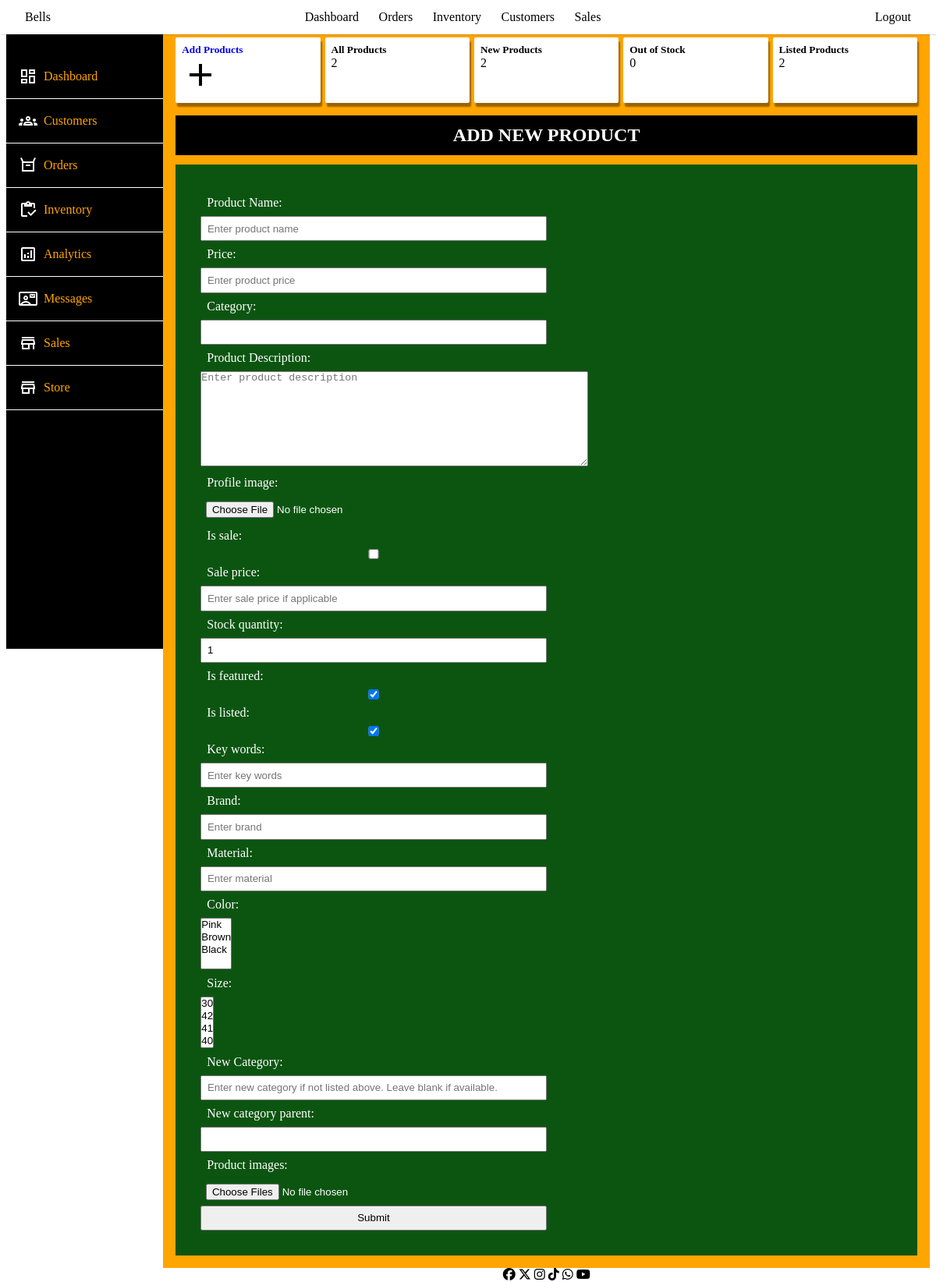
Before: /add_product with the older database file.
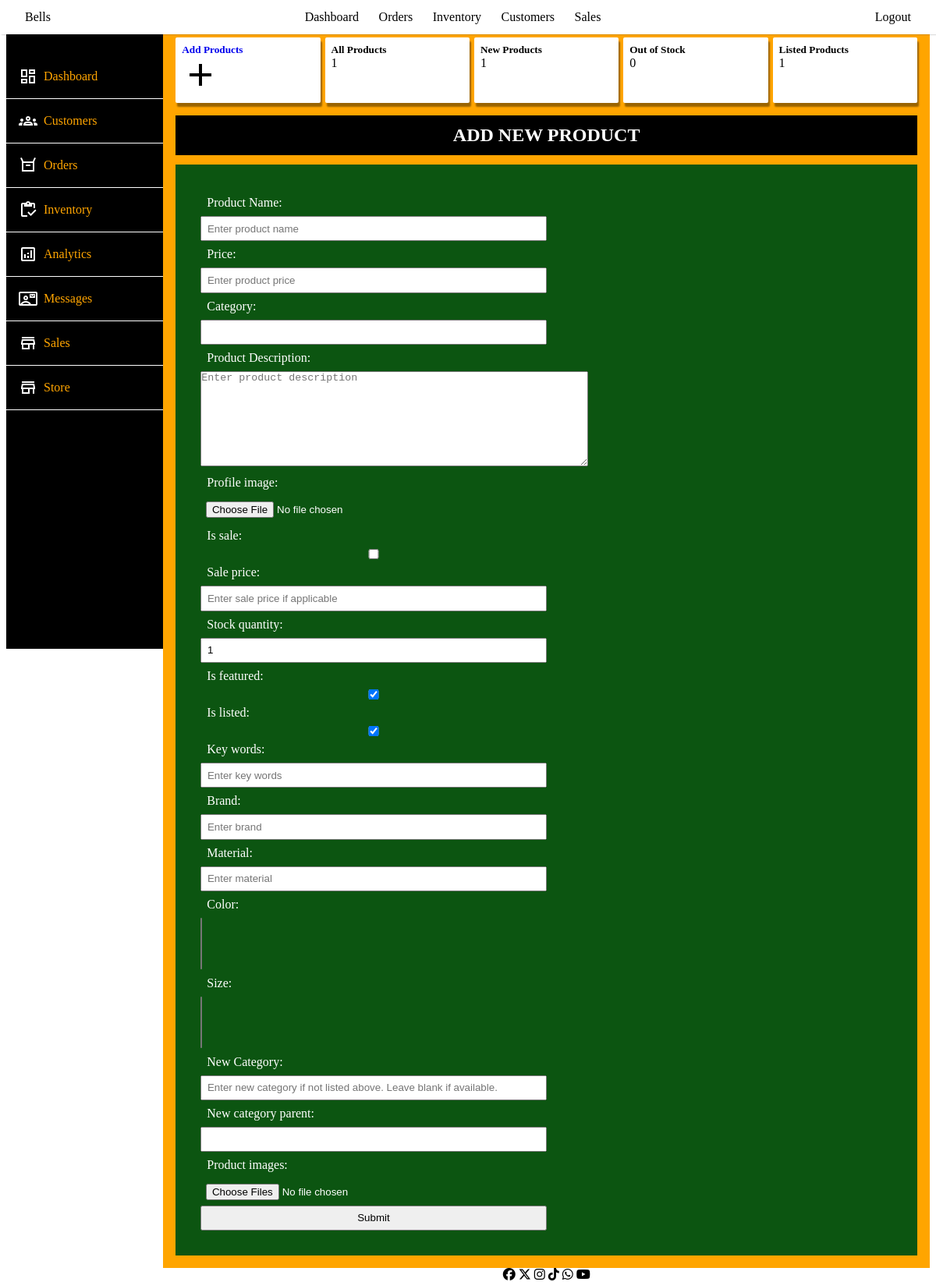
After: the same page with the newer database file.
### store/models.py (models this page shows)
class Color(models.Model):
    color = models.CharField(max_length=100, unique=True, blank=True, null=True)
    def __str__(self):
        return self.color

class Size(models.Model):
    size = models.CharField(max_length=255, unique=True, blank=True, null=True)
    def __str__(self):
        return self.size

### admin_portal/views.py (the view)
# urls.py: path('add_product', views.add_product, name='add_product'),
def add_product(request):
    products = Product.objects.all()
    products_count = products.count()
    now = timezone.now()
    new_products_count = products.filter(created_at__gte=now - datetime.timedelta(days=30)).count()
    out_of_stock_count = products.filter(stock_quantity__lte=0).count()
    is_listed_count = products.filter(is_listed=True).count()
    if request.method == 'POST':
        product_form = ProductModelForm(request.POST, request.FILES)
        product_image_form = ProductImageForm(request.POST, request.FILES)
        category_form = CategoryForm(request.POST)
        if product_form.is_valid() and product_image_form.is_valid():
            product = product_form.save()
            images = product_image_form.cleaned_data['product_images']
            for image in images:
                ProductImage.objects.create(product=product, product_images=image)
            messages.success(request, 'Product and images saved successfully!')
            return redirect('add_product')
        else:
            messages.error(request, 'Please correct the errors below.')
    else:
        product_form = ProductModelForm()
        product_image_form = ProductImageForm()
        category_form = CategoryForm()
    context = {
        'product_form': product_form,
        'product_image_form': product_image_form,
        'category_form': category_form,
        'products': products,
        'products_count': products_count,
        'new_products_count': new_products_count,
        'out_of_stock_count': out_of_stock_count,
        'is_listed_count': is_listed_count,
    }
    return render(request, 'admin_portal/add_product.html', context)

### admin_portal/forms.py (shortened to what this page needs)
class ProductImageForm(forms.Form):
    product_images = MultipleFileField()

### cart/context_processors.py (called while the page is built)
def cart(request):
    return {'cart': Cart(request)}

### admin_portal/templates/admin_portal/add_product.html (shortened to what this page needs)
{% extends 'admin_portal/base.html' %}
{% block content %}
<div class="container">
    <div class="side-bar">
        <div class="menu-item"> <a href="{% url 'admin_portal' %}"> Dashboard</a></div>
        <div class="menu-item"> <a href="#"> Customers</a></div>
        <div class="menu-item"> <a href="#"> Orders</a></div>
        <div class="menu-item"> <a href="#"> Inventory</a></div>
        <div class="menu-item"> <a href="#"> Analytics</a></div>
        <div class="menu-item"> <a href="#"> Messages</a></div>
        <div class="menu-item"><svg xmlns="http://www.w3.org/2000/svg" height="24" viewBox="0 -960 960 960" width="24"><path d="M160-720v-80h640v80H160Zm0 560v-240h-40v-80l40-200h640l40 200v80h-40v240h-80v-240H560v240H160Zm80-80h240v-160H240v160Zm-38-240h556-556Zm0 0h556l-24-120H226l-24 120Z"/></svg> <a href="#"> Sales </a></div>
        <div class="menu-item"><svg xmlns="http://www.w3.org/2000/svg" height="24" viewBox="0 -960 960 960" width="24"><path d="M160-720v-80h640v80H160Zm0 560v-240h-40v-80l40-200h640l40 200v80h-40v240h-80v-240H560v240H160Zm80-80h240v-160H240v160Zm-38-240h556-556Zm0 0h556l-24-120H226l-24 120Z"/></svg> <a href="{% url 'home' %}"> Store </a></div>
    </div>
    <div class="content">
        <div class="main-content">
            <div class="leading">
                <div class="lead">
                   <a href="{% url 'add_product' %}"> <h5>Add Products</h5>
                    <svg xmlns="http://www.w3.org/2000/svg" height="24" viewBox="0 -960 960 960" width="24"><path d="M440-440H200v-80h240v-240h80v240h240v80H520v240h-80v-240Z"/></svg></a>
                </div>
                <div class="lead">
                    <h5>All Products</h5>
                    <p>{{ products_count }}</p>
                </div>
                <div class="lead">
                    <h5>New Products</h5>
                    <p>{{ new_products_count}}</p>
                </div>
                <div class="lead">
                    <h5>Out of Stock</h5>
                    <p>{{ out_of_stock_count }}</p>
                </div>
                <div class="lead">
                    <h5>Listed Products</h5>
                    <p>{{ is_listed_count }}</p>
                </div>
            </div>
        <section>
            <h1 class="add-product-headings">ADD NEW PRODUCT</h1>
            <div class="product_form">
                <form method="POST" action="{% url 'add_product' %}" enctype="multipart/form-data">
                    {{ product_form.as_p }}
                    {{ product_image_form.as_p }}
                    <input type="submit" value="Submit">
                  </form>
            </div>
        </section>
        </div>
    </div>
    {% include 'admin_portal/footer.html' %}
</div>
</div>
{% endblock content %}

Changed rows visible on the page:
removed Color: color "Pink / Brown / Black"
removed Size: size "30 / 42 / 41 / 40"
Other visible differences:
{{ products_count }}: "2" → "1"
{{ new_products_count }}: "2" → "1"
{{ is_listed_count }}: "2" → "1"
